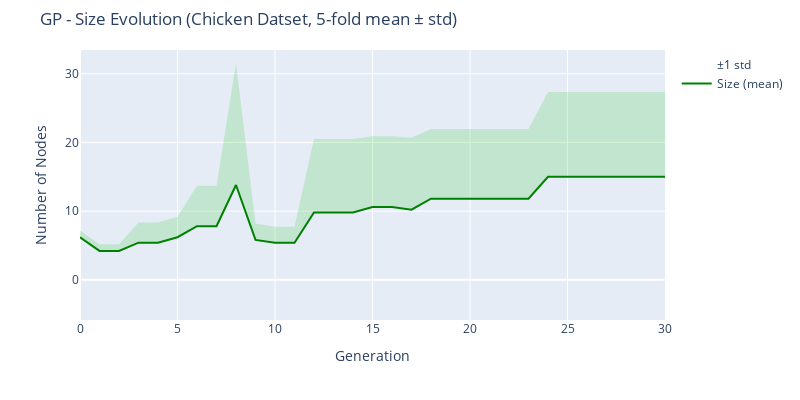

Notebook cell for this chart:
### Code cell
fig = go.Figure()

# Mean Size (Elite_nodes)
fig.add_trace(go.Scatter(
    x=mean_df["Generation"],
    y=mean_df["Elite_nodes"],
    mode='lines',
    name='Size (mean)',
    line=dict(color='green', width=2)
))

# Std as shaded region (light green)
fig.add_trace(go.Scatter(
    x=mean_df["Generation"],
    y=mean_df["Elite_nodes"] + std_df["Elite_nodes"],
    mode='lines',
    line=dict(width=0),
    showlegend=False,
    fillcolor='rgba(50, 200, 50, 0.2)',
    fill='tonexty'
))
fig.add_trace(go.Scatter(
    x=mean_df["Generation"],
    y=mean_df["Elite_nodes"] - std_df["Elite_nodes"],
    mode='lines',
    line=dict(width=0),
    name='±1 std',
    fillcolor='rgba(50, 200, 50, 0.2)'
))

fig.update_layout(
    title=f'GP - Size Evolution (Chicken Datset, 5-fold mean ± std)',
    xaxis_title='Generation',
    yaxis_title='Number of Nodes',
    yaxis_range=[0, None],  # Start y-axis at 0
    height=400,
    width=800,
    margin=dict(t=50),
    hovermode='x unified'
)
fig.show()

### Figure 1 — Plotly figure (JSON) as saved in the notebook; plotly's stock layout.template omitted (floating-point values rounded to 4 significant figures)
{"data": [{"line": {"color": "green", "width": 2}, "mode": "lines", "name": "Size (mean)", "type": "scatter", "x": [0, 1, 2, 3, 4, 5, 6, 7, 8, 9, 10, 11, 12, 13, 14, 15, 16, 17, 18, 19, 20, 21, 22, 23, 24, 25, 26, 27, 28, 29, 30], "y": [6.2, 4.2, 4.2, 5.4, 5.4, 6.2, 7.8, 7.8, 13.8, 5.8, 5.4, 5.4, 9.8, 9.8, 9.8, 10.6, 10.6, 10.2, 11.8, 11.8, 11.8, 11.8, 11.8, 11.8, 15, 15, 15, 15, 15, 15, 15]}, {"fill": "tonexty", "fillcolor": "rgba(50, 200, 50, 0.2)", "line": {"width": 0}, "mode": "lines", "showlegend": false, "type": "scatter", "x": [0, 1, 2, 3, 4, 5, 6, 7, 8, 9, 10, 11, 12, 13, 14, 15, 16, 17, 18, 19, 20, 21, 22, 23, 24, 25, 26, 27, 28, 29, 30], "y": [7.18, 5.18, 5.18, 8.339, 8.339, 9.193, 13.68, 13.68, 31.49, 8.2, 7.732, 7.732, 20.5, 20.5, 20.5, 20.91, 20.91, 20.68, 21.97, 21.97, 21.97, 21.97, 21.97, 21.97, 27.33, 27.33, 27.33, 27.33, 27.33, 27.33, 27.33]}, {"fillcolor": "rgba(50, 200, 50, 0.2)", "line": {"width": 0}, "mode": "lines", "name": "±1 std", "type": "scatter", "x": [0, 1, 2, 3, 4, 5, 6, 7, 8, 9, 10, 11, 12, 13, 14, 15, 16, 17, 18, 19, 20, 21, 22, 23, 24, 25, 26, 27, 28, 29, 30], "y": [5.22, 3.22, 3.22, 2.461, 2.461, 3.207, 1.921, 1.921, -3.891, 3.4, 3.068, 3.068, -0.9033, -0.9033, -0.9033, 0.2927, 0.2927, -0.2766, 1.633, 1.633, 1.633, 1.633, 1.633, 1.633, 2.671, 2.671, 2.671, 2.671, 2.671, 2.671, 2.671]}], "layout": {"height": 400, "hovermode": "x unified", "margin": {"t": 50}, "title": {"text": "GP - Size Evolution (Chicken Datset, 5-fold mean ± std)"}, "width": 800, "xaxis": {"title": {"text": "Generation"}}, "yaxis": {"range": [0, null], "title": {"text": "Number of Nodes"}}}}
